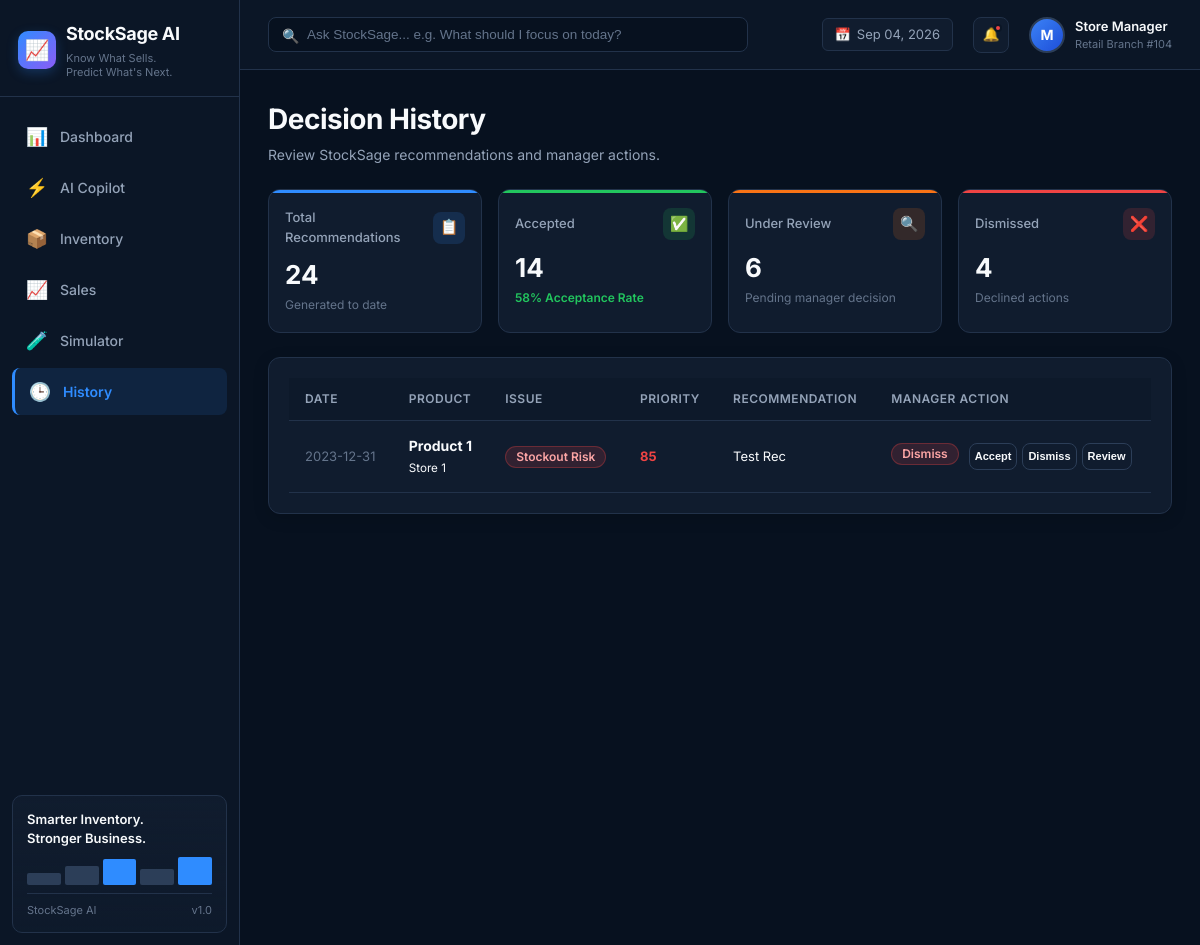
The app's page /history with its own data.
### tables this page shows
CREATE TABLE recommendations (
        recommendation_id INTEGER PRIMARY KEY AUTOINCREMENT,
        timestamp TEXT NOT NULL,
        product_id INTEGER NOT NULL,
        issue_type TEXT NOT NULL,
        priority_score REAL,
        evidence TEXT,
        recommendation TEXT,
        confidence TEXT,
        manager_action TEXT DEFAULT 'Review', store_id INTEGER, action_timestamp TEXT, action_note TEXT,
        FOREIGN KEY (product_id) REFERENCES products(product_id)
    );

### app.py (the view)
@app.route("/history")
def history():
    saved_recs = get_saved_recommendations(limit=20)
    return render_template("history.html", active_page="history", recs=saved_recs)

### src/database.py (called while the page is built)
def get_db_path() -> Path:
    DB_PATH.parent.mkdir(parents=True, exist_ok=True)
    return DB_PATH

def get_connection(db_path=None) -> sqlite3.Connection:
    if db_path is None:
        db_path = get_db_path()
    conn = sqlite3.connect(db_path)
    conn.row_factory = sqlite3.Row
    conn.execute("PRAGMA foreign_keys = ON;")
    return conn

### templates/history.html (shortened to what this page needs)
{% extends "base.html" %}
{% block content %}
<div class="page-header">
  <h1 class="page-title">Decision History</h1>
  <p class="page-subtitle">Review StockSage recommendations and manager actions.</p>
</div>
<div class="kpi-grid" style="grid-template-columns: repeat(4, 1fr);">
  <div class="kpi-card accent-blue">
    <div class="kpi-top">
      <span class="kpi-label">Total Recommendations</span>
      <div class="kpi-icon">📋</div>
    </div>
    <div class="kpi-value">24</div>
    <div class="kpi-footer"><span class="kpi-caption">Generated to date</span></div>
  </div>
  <div class="kpi-card accent-green">
    <div class="kpi-top">
      <span class="kpi-label">Accepted</span>
      <div class="kpi-icon">✅</div>
    </div>
    <div class="kpi-value">14</div>
    <div class="kpi-footer"><span class="trend-up">58% Acceptance Rate</span></div>
  </div>
  <div class="kpi-card accent-orange">
    <div class="kpi-top">
      <span class="kpi-label">Under Review</span>
      <div class="kpi-icon">🔍</div>
    </div>
    <div class="kpi-value">6</div>
    <div class="kpi-footer"><span class="trend-neutral">Pending manager decision</span></div>
  </div>
  <div class="kpi-card accent-red">
    <div class="kpi-top">
      <span class="kpi-label">Dismissed</span>
      <div class="kpi-icon">❌</div>
    </div>
    <div class="kpi-value">4</div>
    <div class="kpi-footer"><span class="kpi-caption">Declined actions</span></div>
  </div>
</div>
<div class="card">
  <div class="table-container">
    <table class="custom-table">
      <thead>
        <tr>
          <th>Date</th>
          <th>Product</th>
          <th>Issue</th>
          <th>Priority</th>
          <th>Recommendation</th>
          <th>Manager Action</th>
        </tr>
      </thead>
      <tbody>
        {% for rec in recs %}
        <tr>
          <td style="color: var(--text-muted); font-size: 13px;">{{ rec.timestamp[:10] }}</td>
          <td><strong>Product {{ rec.product_id }}</strong><br><small>Store {{ rec.store_id }}</small></td>
          <td>
            <span class="badge {% if rec.issue_type == 'stockout_risk' %}badge-critical{% elif rec.issue_type == 'overstock' %}badge-high{% else %}badge-warning{% endif %}">
              {{ rec.issue_type | replace('_', ' ') | title }}
            </span>
          </td>
          <td>
            <div class="priority-cell">
              <span class="priority-number" style="color: {% if rec.priority_score >= 80 %}var(--critical){% elif rec.priority_score >= 60 %}var(--high-risk){% else %}var(--warning){% endif %};">{{ rec.priority_score | int }}</span>
            </div>
          </td>
          <td style="font-size: 13px;">{{ rec.recommendation }}</td>
          <td>
             <div style="display: flex; gap: 5px; flex-wrap: wrap;">
                 <span id="badge-{{ rec.recommendation_id }}" class="badge {% if rec.manager_action == 'Accept' %}badge-healthy{% elif rec.manager_action == 'Dismiss' %}badge-critical{% else %}badge-warning{% endif %}" style="margin-bottom: 5px;">{{ rec.manager_action }}</span>
                 <br>
                 <button class="btn btn-secondary" style="padding: 2px 5px; font-size: 11px;" onclick="updateAction({{ rec.recommendation_id }}, 'Accept')">Accept</button>
                 <button class="btn btn-secondary" style="padding: 2px 5px; font-size: 11px;" onclick="updateAction({{ rec.recommendation_id }}, 'Dismiss')">Dismiss</button>
                 <button class="btn btn-secondary" style="padding: 2px 5px; font-size: 11px;" onclick="updateAction({{ rec.recommendation_id }}, 'Review')">Review</button>
             </div>
          </td>
        </tr>
        {% else %}
        <tr><td colspan="6">No recommendations found.</td></tr>
        {% endfor %}
      </tbody>
    </table>
  </div>
</div>
{% endblock %}

### static/css/style.css (style rules this page uses)
:root { --bg-primary: #07111F; --bg-secondary: #0B1626; --surface: #101C2E; --surface-hover: #14243A; --border: #22324A; --border-light: #2C3E58; --primary: #2F8CFF; --primary-hover: #1D75E8; --ai-accent: #8B5CF6; --ai-accent-hover: #7C3AED; --text-primary: #F8FAFC; --text-secondary: #94A3B8; --text-muted: #64748B; --critical: #EF4444; --high-risk: #F97316; --warning: #FBBF24; --healthy: #22C55E; --info: #38BDF8; --sidebar-width: 240px; --topbar-height: 70px; --font-family: 'Inter', system-ui, -apple-system, BlinkMacSystemFont, "Segoe UI", Roboto, sans-serif; }
* { box-sizing: border-box; margin: 0; padding: 0; }
body { font-family: var(--font-family); background-color: var(--bg-primary); color: var(--text-primary); font-size: 14px; line-height: 1.5; overflow-x: hidden; -webkit-font-smoothing: antialiased; }
.page-header { margin-bottom: 24px; }
.page-title { font-size: 28px; font-weight: 700; color: var(--text-primary); letter-spacing: -0.5px; }
.page-subtitle { font-size: 14px; color: var(--text-secondary); margin-top: 4px; }
.card { background-color: var(--surface); border: 1px solid var(--border); border-radius: 12px; padding: 20px; box-shadow: 0 4px 16px rgba(0, 0, 0, 0.15); transition: border-color 0.2s ease, transform 0.2s ease; }
.kpi-grid { display: grid; grid-template-columns: repeat(5, 1fr); gap: 16px; margin-bottom: 24px; }
.kpi-card { background-color: var(--surface); border: 1px solid var(--border); border-radius: 12px; padding: 18px 16px; position: relative; overflow: hidden; transition: all 0.2s ease; }
.kpi-card::before { content: ''; position: absolute; top: 0; left: 0; right: 0; height: 3px; }
.kpi-card.accent-blue::before { background-color: var(--primary); }
.kpi-card.accent-red::before { background-color: var(--critical); }
.kpi-card.accent-orange::before { background-color: var(--high-risk); }
.kpi-card.accent-green::before { background-color: var(--healthy); }
.kpi-top { display: flex; align-items: center; justify-content: space-between; margin-bottom: 12px; }
.kpi-label { font-size: 13px; color: var(--text-secondary); font-weight: 500; }
.kpi-icon { width: 32px; height: 32px; border-radius: 8px; display: flex; align-items: center; justify-content: center; font-size: 15px; }
.accent-blue .kpi-icon { background: rgba(47, 140, 255, 0.15); color: var(--primary); }
.accent-red .kpi-icon { background: rgba(239, 68, 68, 0.15); color: var(--critical); }
.accent-orange .kpi-icon { background: rgba(249, 115, 22, 0.15); color: var(--high-risk); }
.accent-green .kpi-icon { background: rgba(34, 197, 94, 0.15); color: var(--healthy); }
.kpi-value { font-size: 26px; font-weight: 700; color: var(--text-primary); line-height: 1.2; margin-bottom: 6px; }
.kpi-footer { display: flex; align-items: center; gap: 6px; font-size: 12px; }
.trend-up { color: var(--healthy); font-weight: 600; }
.trend-neutral { color: var(--text-muted); }
.kpi-caption { color: var(--text-muted); }
.badge { display: inline-flex; align-items: center; gap: 4px; padding: 4px 10px; border-radius: 9999px; font-size: 12px; font-weight: 600; line-height: 1; border: 1px solid transparent; }
.badge-critical { background-color: rgba(239, 68, 68, 0.15); color: #FCA5A5; border-color: rgba(239, 68, 68, 0.3); }
.priority-cell { display: flex; align-items: center; gap: 8px; }
.priority-number { font-weight: 700; font-size: 13px; width: 32px; }
.table-container { width: 100%; overflow-x: auto; }
.custom-table { width: 100%; border-collapse: collapse; text-align: left; }
.custom-table th { padding: 12px 16px; font-size: 12px; font-weight: 600; color: var(--text-secondary); text-transform: uppercase; letter-spacing: 0.5px; border-bottom: 1px solid var(--border); background-color: rgba(11, 22, 38, 0.5); }
.custom-table td { padding: 14px 16px; border-bottom: 1px solid var(--border); color: var(--text-primary); font-size: 14px; }
.custom-table tbody tr { transition: background-color 0.15s ease; }
.btn { display: inline-flex; align-items: center; justify-content: center; gap: 8px; padding: 8px 16px; border-radius: 8px; font-size: 13.5px; font-weight: 600; cursor: pointer; border: 1px solid transparent; transition: all 0.2s ease; text-decoration: none; }
.btn-secondary { background-color: var(--surface); color: var(--text-primary); border-color: var(--border-light); }
@media (max-width: 1200px) { .kpi-grid { grid-template-columns: repeat(3, 1fr); } }

### records on screen
recommendations: timestamp "2023-12-31", product_id "1", store_id "1", issue_type "Stockout Risk", priority_score "85", recommendation "Test Rec", manager_action "Dismiss"
